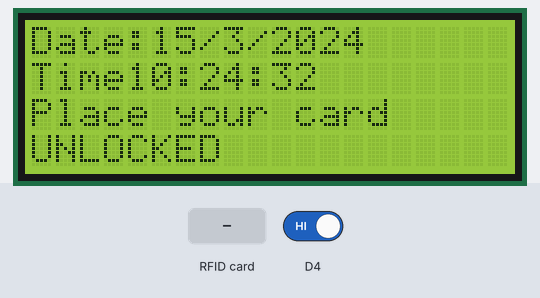
The sketch below on a simulated ESP8266 (NodeMCU). On the bench: 20×4 character LCD. The inputs (shaded band) are chosen by the test bench; at power-on: D4 HIGH. WiFi joins after 1.5 s; servers stay silent unless stated; the local clock reads 2024-03-15 10:24:30 at power-on unless the sketch sets it; what the sketch prints to the serial monitor is not drawn.

Above: at 3.2 s.
3.3 s: RFID card 06 D3 AB 1B held to the reader
At 4.7 s:
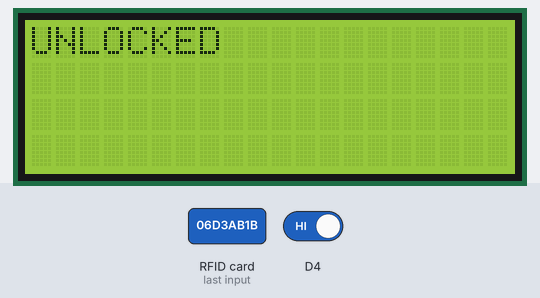
7.8 s: RFID card 5E 7A 19 C4 held to the reader
At 9.0 s:
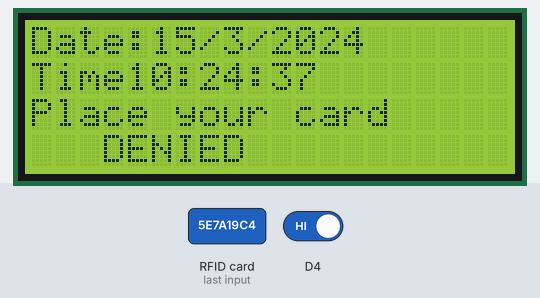
10.7 s: D4 driven LOW
At 12.0 s:
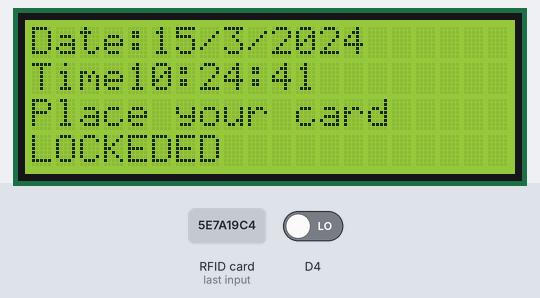
15.2 s: RFID card 06 D3 AB 1B held to the reader
At 19.2 s:
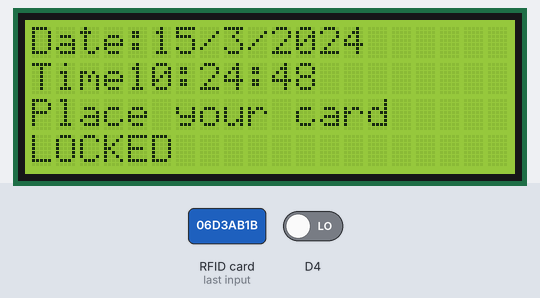
19.7 s: RFID card 5E 7A 19 C4 held to the reader
At 21.04 s:
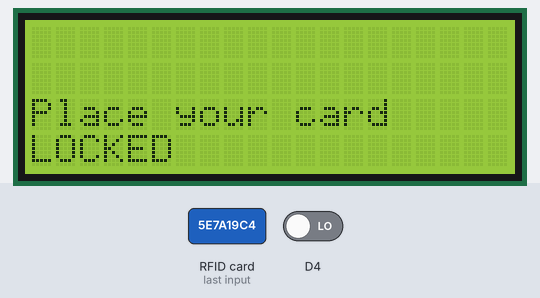
22.6 s: D4 driven HIGH
At 30.9 s:
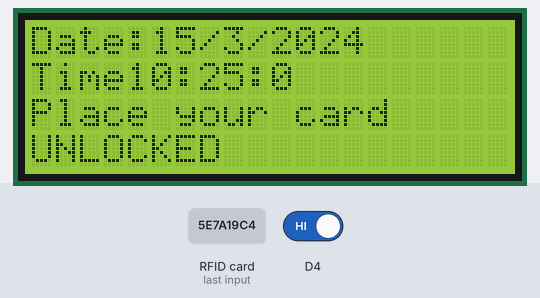
Timing chart, 0 to 32.4 s (numbered marks = the images above; inputs shaded):
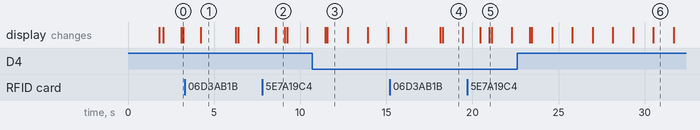

Measured:
- after the input at 3.3 s, the display: changes after 0.94 s (image 1)
- after the input at 7.8 s, the display: changes after 0.78 s (image 2)
- after the input at 10.7 s, the display: first changes after 0.75 s (image 3 shows a later state)
- after the input at 15.2 s, the display: first changes after 0.92 s (image 4 shows a later state)
- after the input at 19.7 s, the display: first changes after 0.76 s (image 5 shows a later state)
- after the input at 22.6 s, the display: first changes after 0.73 s (image 6 shows a later state)
- what the display in image 1 shows lasts 2.1 s, from 4.2 s to 6.3 s

The sketch:

w1.ino
```cpp
#include <ESP8266WiFi.h>
#include <BlynkSimpleEsp8266.h>
#include <time.h>
#include <SPI.h>
#include <MFRC522.h>
#include<LiquidCrystal_I2C.h>

#define BLYNK_PRINT Serial
#define RST_PIN  0
#define SS_PIN   15
LiquidCrystal_I2C lcd(0x27 , 2,1,0,4,5,6,7,3,POSITIVE);

char auth[] = "f872a20726b54dc4b3bb73247cce4813";
char ssid[] = "Run Wifi Run";
char pass[] = "flashpoint";
int timezone = 5.30 * 3600;
int dst = 0;

MFRC522 mfrc522(SS_PIN, RST_PIN);

void setup()
{
  Serial.begin(9600);
  Blynk.begin(auth, ssid, pass);
  WiFi.begin(ssid,pass);
  lcd.begin(20,4);
  Serial.print("Connecting");
  while( WiFi.status() != WL_CONNECTED ){
      delay(500);
      Serial.print(".");
  }
  Serial.println("Wifi Connected Success!");
  Serial.print("NodeMCU IP Address : ");
  Serial.println(WiFi.localIP() );
  configTime(timezone, dst, "pool.ntp.org","time.nist.gov");
  Serial.println("\nWaiting for Internet time");
  while(!time(nullptr)){
     Serial.print("*");
     delay(1000);
  }
  Serial.println("\nTime response....OK");
  while (!Serial);    // Do nothing if no serial port is opened (added for Arduinos based on ATMEGA32U4)
  SPI.begin();      // Init SPI bus
  mfrc522.PCD_Init();   // Init MFRC522
  mfrc522.PCD_DumpVersionToSerial();  // Show details of PCD - MFRC522 Card Reader details
  Serial.println(F("Scan PICC to see UID, SAK, type, and data blocks..."));

}

void loop()
{
  Blynk.run();
  timed();
  rfid();
  lcd.setCursor(0,2);
  lcd.print("Place your card");
  lcd.setCursor(0,3);
  if(digitalRead(2)==LOW)
  {
    lcd.print("LOCKED");
  }
  else
  {
    lcd.print("UNLOCKED");
  }
  delay(100);
}

void timed()
{
  time_t now = time(nullptr);
  struct tm* p_tm = localtime(&now);
  lcd.setCursor(0,0);
  lcd.print("Date:");
  Serial.print(p_tm->tm_mday);
  Serial.print("/");
  Serial.print(p_tm->tm_mon + 1);
  Serial.print("/");
  Serial.print(p_tm->tm_year + 1900);
  Serial.print(" ");

  lcd.print(p_tm->tm_mday);
  lcd.print("/");
  lcd.print(p_tm->tm_mon + 1);
  lcd.print("/");
  lcd.print(p_tm->tm_year + 1900);
  Serial.print(" ");

  lcd.setCursor(0,1);
  lcd.print("Time");
  Serial.print((p_tm->tm_hour));
  Serial.print(":");
  Serial.print((p_tm->tm_min));
  Serial.print(":");
  Serial.println(p_tm->tm_sec);

  lcd.print((p_tm->tm_hour));
  lcd.print(":");
  lcd.print((p_tm->tm_min));
  lcd.print(":");
  lcd.println(p_tm->tm_sec);

  delay(1000);
}

void rfid()
{
  if ( ! mfrc522.PICC_IsNewCardPresent())
  {
    return;
  }
  if ( ! mfrc522.PICC_ReadCardSerial())
  {
    return;
  }
  String content= "";
  byte letter;
  for (byte i = 0; i < mfrc522.uid.size; i++)
  {
     //Serial.print(mfrc522.uid.uidByte[i] < 0x10 ? " 0" : " ");
     //Serial.print(mfrc522.uid.uidByte[i], HEX);
     content.concat(String(mfrc522.uid.uidByte[i] < 0x10 ? " 0" : " "));
     content.concat(String(mfrc522.uid.uidByte[i], HEX));
  }
  content.toUpperCase();
  Serial.print(content.substring(1)+" "); //prints the RFID Tag
  if (content.substring(1) == "06 D3 AB 1B")
  {
    Serial.println("Welcome");
    /*digitalWrite(2,HIGH);
    delay(2000);
    digitalWrite(2,LOW);
    */
    lcd.setCursor(0,2);
    lcd.clear();
    lcd.print("UNLOCKED");
    delay(2000);
    lcd.clear();
    lcd.print("LOCKED");
    content="";
  }
  else
  {

    lcd.setCursor(0,3);
    lcd.print("   DENIED");
    delay(500);
    lcd.clear();
    Serial.println("Denied");
  }
  Serial.println();
}
```
